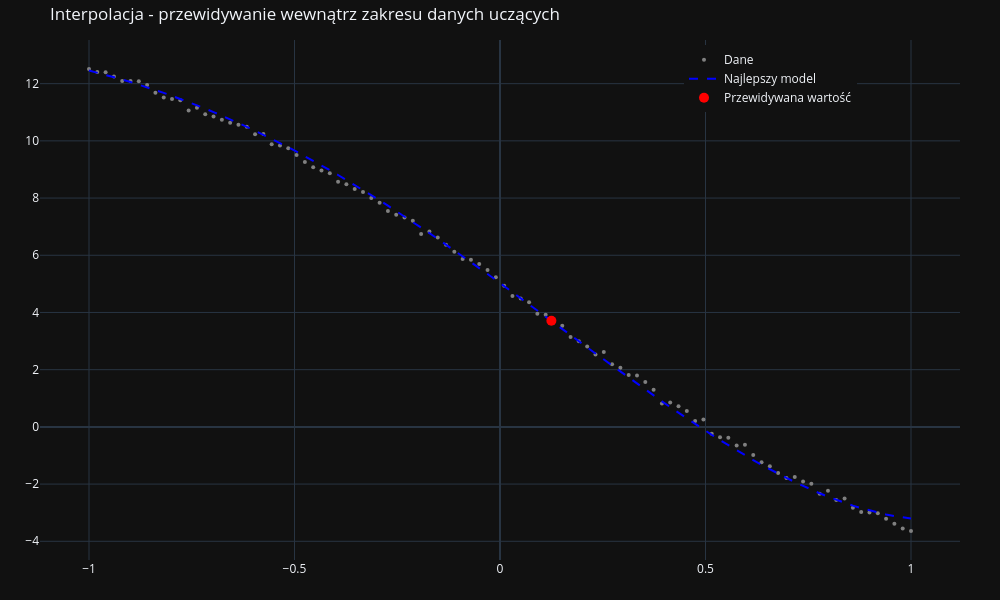

Here is the notebook cell this chart was saved with:
### Markdown cell above
Takiego modelu możemy użyć do oszacowania wartości w punkcie, którego nie zmierzono podczas eksperymentu. Przewidywania modelu zawsze będą obarczone pewnym błędem, jednak nie należy się go obawiać. Zazwyczaj znajomość wartości przybliżonej do prawdziwej jest wystarczająca z punktu widzenia rozwiązywanego problemu, a model o wysokiej (choć nie idealnej) dokładności pozostaje w pełni użyteczny.

Wykonajmy najpierw **interpolację**, czyli przewidywanie nowej wartości w obrębie zakresu, dla którego znamy wartości funkcji (posiadamy dane pomiarowe). (Uwaga: w matematyce interpolacją nazywa się też szukanie funkcji przechodzącej dokładnie przez wszystkie punkty; tutaj model jest tylko w przybliżeniu dopasowany do punktów).

### Code cell
x_inter = 0.125

# Obliczanie predykcji dla nowego punktu
new_y = sum(c * x_inter**i for i, c in enumerate(best_coeffs))

# Rysowanie wykresu
fig = go.Figure()
fig.add_trace(go.Scatter(x=x, y=y, mode='markers', name='Dane', marker=dict(size=4, color='gray')))
fig.add_trace(go.Scatter(x=x, y=y_best, mode='lines', name='Najlepszy model', line=dict(color='blue', dash='dash')))
fig.add_trace(go.Scatter(x=[x_inter], y=[new_y], mode='markers', name='Przewidywana wartość', marker=dict(size=10, color='red')))

fig.update_layout(
    title="Interpolacja - przewidywanie wewnątrz zakresu danych uczących",
    height=600,
    width=1000,
    margin=dict(l=40, r=40, t=40, b=40),
    legend=dict(x=0.7, y=0.99),
)
fig.show()

x_arr = np.array(x)
y_arr = np.array(y)

distances = np.abs(x_arr - x_inter)
closest_indices = np.argsort(distances)[:2]

x_closest_1, y_closest_1 = x_arr[closest_indices[0]], y_arr[closest_indices[0]]
x_closest_2, y_closest_2 = x_arr[closest_indices[1]], y_arr[closest_indices[1]]

html_content = "<div aria-live='polite' style='margin-top: 20px; font-size: 16px;'>"
html_content += f"<b>Szczegóły interpolacji dla nowego punktu x = {x_inter:.3f}:</b><ul>"
html_content += f"<li><b>Przewidywana wartość przez model:</b> y = {new_y:.3f}</li>"
html_content += "<li><b>Wartości dwóch najbliższych punktów w danych uczących:</b><ul>"
html_content += f"<li>Pierwszy najbliższy punkt: x = {x_closest_1:.3f}, rzeczywiste y = {y_closest_1:.3f}</li>"
html_content += f"<li>Drugi najbliższy punkt: x = {x_closest_2:.3f}, rzeczywiste y = {y_closest_2:.3f}</li>"
html_content += "</ul></li></ul></div>"

display(HTML(html_content))

### Figure 1 — Plotly figure (JSON) as saved in the notebook; plotly's stock layout.template omitted (floating-point values rounded to 4 significant figures)
{"data": [{"marker": {"color": "gray", "size": 4}, "mode": "markers", "name": "Dane", "x": [-1.0, -0.9798, -0.9596, -0.9394, -0.9192, -0.899, -0.8788, -0.8586, -0.8384, -0.8182, -0.798, -0.7778, -0.7576, -0.7374, -0.7172, -0.697, -0.6768, -0.6566, -0.6364, -0.6162, -0.596, -0.5758, -0.5556, -0.5354, -0.5152, -0.4949, -0.4747, -0.4545, -0.4343, -0.4141, -0.3939, -0.3737, -0.3535, -0.3333, -0.3131, -0.2929, -0.2727, -0.2525, -0.2323, -0.2121, -0.1919, -0.1717, -0.1515, -0.1313, -0.1111, -0.09091, -0.07071, -0.05051, -0.0303, -0.0101, 0.0101, 0.0303, 0.05051, 0.07071, 0.09091, 0.1111, 0.1313, 0.1515, 0.1717, 0.1919, 0.2121, 0.2323, 0.2525, 0.2727, 0.2929, 0.3131, 0.3333, 0.3535, 0.3737, 0.3939, 0.4141, 0.4343, 0.4545, 0.4747, 0.4949, 0.5152, 0.5354, 0.5556, 0.5758, 0.596, 0.6162, 0.6364, 0.6566, 0.6768, 0.697, 0.7172, 0.7374, 0.7576, 0.7778, 0.798, 0.8182, 0.8384, 0.8586, 0.8788, 0.899, 0.9192, 0.9394, 0.9596, 0.9798, 1.0], "y": [12.51, 12.4, 12.4, 12.25, 12.1, 12.09, 12.09, 11.95, 11.68, 11.51, 11.47, 11.42, 11.06, 11.15, 10.93, 10.85, 10.74, 10.63, 10.57, 10.49, 10.23, 10.24, 9.885, 9.836, 9.738, 9.501, 9.259, 9.08, 8.963, 8.865, 8.573, 8.482, 8.314, 8.208, 7.998, 7.832, 7.55, 7.418, 7.324, 7.207, 6.743, 6.829, 6.62, 6.37, 6.123, 5.868, 5.847, 5.698, 5.482, 5.232, 4.935, 4.575, 4.492, 4.354, 3.955, 3.919, 3.717, 3.539, 3.145, 2.993, 2.81, 2.532, 2.619, 2.192, 2.072, 1.811, 1.794, 1.568, 1.3, 0.8194, 0.849, 0.718, 0.5575, 0.2048, 0.2602, -0.2403, -0.3584, -0.3801, -0.6475, -0.6281, -0.9825, -1.235, -1.376, -1.61, -1.788, -1.753, -1.91, -1.986, -2.334, -2.229, -2.56, -2.504, -2.829, -2.978, -2.993, -3.023, -3.213, -3.384, -3.55, -3.64], "type": "scatter"}, {"line": {"color": "blue", "dash": "dash"}, "mode": "lines", "name": "Najlepszy model", "x": [-1.0, -0.9798, -0.9596, -0.9394, -0.9192, -0.899, -0.8788, -0.8586, -0.8384, -0.8182, -0.798, -0.7778, -0.7576, -0.7374, -0.7172, -0.697, -0.6768, -0.6566, -0.6364, -0.6162, -0.596, -0.5758, -0.5556, -0.5354, -0.5152, -0.4949, -0.4747, -0.4545, -0.4343, -0.4141, -0.3939, -0.3737, -0.3535, -0.3333, -0.3131, -0.2929, -0.2727, -0.2525, -0.2323, -0.2121, -0.1919, -0.1717, -0.1515, -0.1313, -0.1111, -0.09091, -0.07071, -0.05051, -0.0303, -0.0101, 0.0101, 0.0303, 0.05051, 0.07071, 0.09091, 0.1111, 0.1313, 0.1515, 0.1717, 0.1919, 0.2121, 0.2323, 0.2525, 0.2727, 0.2929, 0.3131, 0.3333, 0.3535, 0.3737, 0.3939, 0.4141, 0.4343, 0.4545, 0.4747, 0.4949, 0.5152, 0.5354, 0.5556, 0.5758, 0.596, 0.6162, 0.6364, 0.6566, 0.6768, 0.697, 0.7172, 0.7374, 0.7576, 0.7778, 0.798, 0.8182, 0.8384, 0.8586, 0.8788, 0.899, 0.9192, 0.9394, 0.9596, 0.9798, 1.0], "y": [12.46, 12.39, 12.31, 12.23, 12.14, 12.06, 11.97, 11.87, 11.78, 11.68, 11.57, 11.47, 11.36, 11.24, 11.13, 11.01, 10.88, 10.76, 10.63, 10.49, 10.36, 10.21, 10.07, 9.924, 9.774, 9.62, 9.463, 9.304, 9.141, 8.975, 8.806, 8.635, 8.46, 8.283, 8.103, 7.92, 7.735, 7.547, 7.357, 7.165, 6.97, 6.774, 6.575, 6.374, 6.172, 5.967, 5.761, 5.554, 5.345, 5.135, 4.924, 4.712, 4.499, 4.286, 4.071, 3.857, 3.642, 3.426, 3.211, 2.996, 2.782, 2.568, 2.354, 2.141, 1.93, 1.719, 1.51, 1.303, 1.097, 0.8934, 0.6918, 0.4926, 0.2959, 0.1019, -0.089, -0.2768, -0.4611, -0.6418, -0.8187, -0.9914, -1.16, -1.324, -1.483, -1.637, -1.785, -1.929, -2.066, -2.197, -2.322, -2.44, -2.552, -2.656, -2.753, -2.842, -2.924, -2.997, -3.061, -3.117, -3.163, -3.2], "type": "scatter"}, {"marker": {"color": "red", "size": 10}, "mode": "markers", "name": "Przewidywana wartość", "x": [0.125], "y": [3.709], "type": "scatter"}], "layout": {"margin": {"l": 40, "r": 40, "t": 40, "b": 40}, "legend": {"x": 0.7, "y": 0.99}, "title": {"text": "Interpolacja - przewidywanie wewnątrz zakresu danych uczących"}, "height": 600, "width": 1000}}
